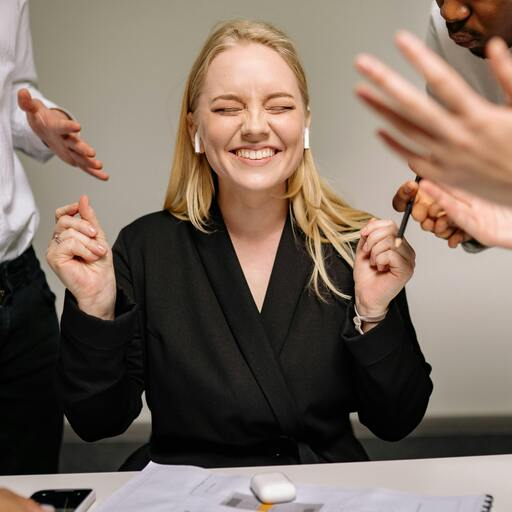
%> input picture woman.jpg, 512 x 512 px
$ octave point_processing_operations.m   (GNU Octave 9; MATLAB toolbox functions it lacks are replaced by stand-ins)
%> lines starting %> are read from the running program, lines starting %| are printed output that depends on the picture; in (x1, y1, x2, y2) boxes, pixels count from 0 and x2, y2 are one past the last pixel; in counts of white or black regions, pixels touching at a corner belong together; the program's own positions count from 1
% MATLAB Program for Point Processing Operations in DIP

clear all;
close all;
clc;

%% Read and Convert Image to Grayscale

OriginalImage = imread('woman.jpg');
%> OriginalImage is the input picture: size 512x512x3 uint8; mean R, G, B 123.2, 107.4, 95.6
grayImage = rgb2gray(OriginalImage);
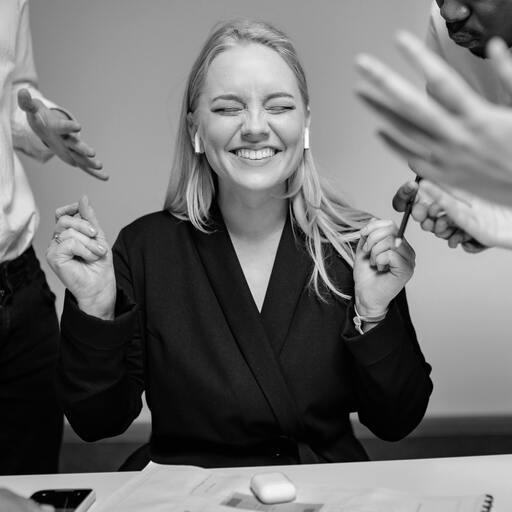
%> grayImage: size 512x512 uint8; min 0, max 254, mean 110.8

figure
subplot(1,2,1); imshow(OriginalImage); title('Original');
subplot(1,2,2); imshow(grayImage); title('Gray Image');
%% 1. Thresholding to Binary
BinaryImage = imbinarize(grayImage);
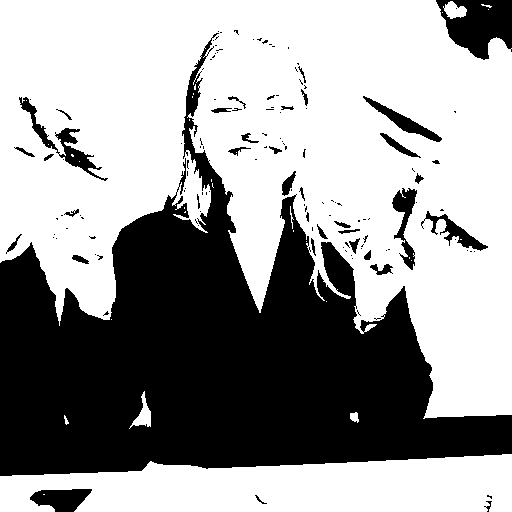
%> BinaryImage: size 512x512 logical; 61.4% white; 137 black regions (100 under 20 px), largest, box (x1, y1, x2, y2) and area: (0, 33, 512, 476) 91784, (436, 0, 512, 60) 2902, (19, 97, 108, 181) 1180

figure
subplot(1,2,1); imshow(grayImage); title('Gray Image');
subplot(1,2,2); imshow(BinaryImage); title('Binary Image (Thresholded)');

%% 2. Intensity Addition (+50)
doubleImage = double(grayImage);
addedImage = doubleImage + 50;

figure
subplot(1,2,1); imshow(grayImage); title('Original Gray Image');
subplot(1,2,2); imshow(uint8(addedImage)); title('Intensity Increased (+50)');
%> after `imshow(uint8(addedImage))`:
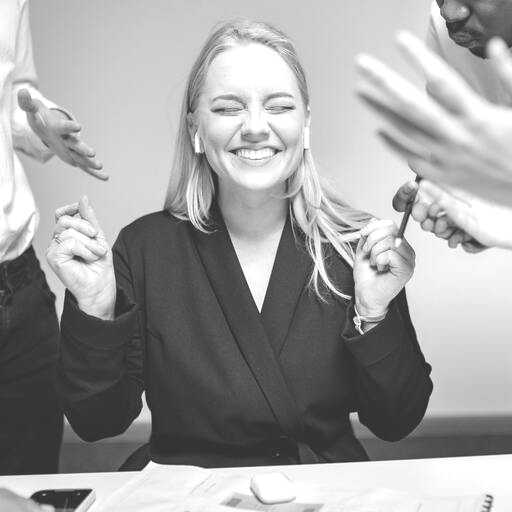
%> displayed picture: size 512x512, on the screen's scale of 0 to 255; min 50, max 255, mean 160.4

%% 3. Intensity Subtraction (-50)
subtractedImage = doubleImage - 50;

figure
subplot(1,2,1); imshow(grayImage); title('Original Gray Image');
subplot(1,2,2); imshow(uint8(subtractedImage)); title('Intensity Decreased (-50)');
%> after `imshow(uint8(subtractedImage))`:
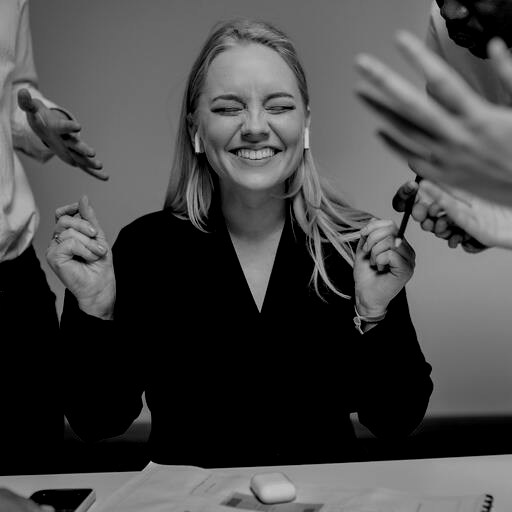
%> displayed picture: size 512x512, on the screen's scale of 0 to 255; min 0, max 204, mean 71.7

%% 4. Intensity Multiplication (×0.3)
multipliedImage = immultiply(grayImage, 0.3);
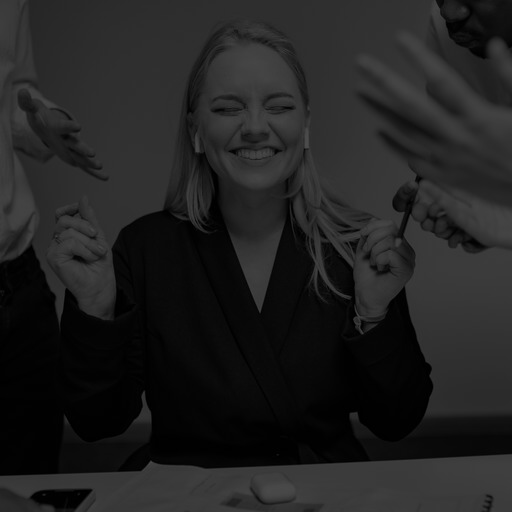
%> multipliedImage: size 512x512 uint8; min 0, max 76, mean 33.3

figure
subplot(1,2,1); imshow(grayImage); title('Original Gray Image');
subplot(1,2,2); imshow(multipliedImage); title('Multiplied (×0.3)');

%% 5. Intensity Division (÷0.3)

dividedImage = imdivide(grayImage, 0.3);
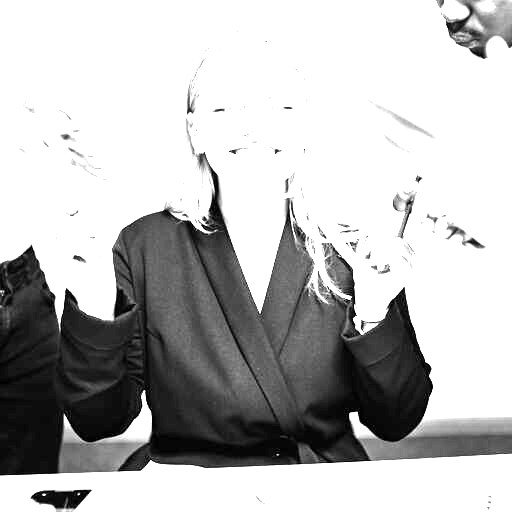
%> dividedImage: size 512x512 uint8; min 0, max 255, mean 187.2

figure
subplot(1,2,1); imshow(grayImage); title('Original Gray Image');
subplot(1,2,2); imshow(dividedImage); title('Divided (÷0.3)');

$ run again, with biker.jpg copied over woman.jpg
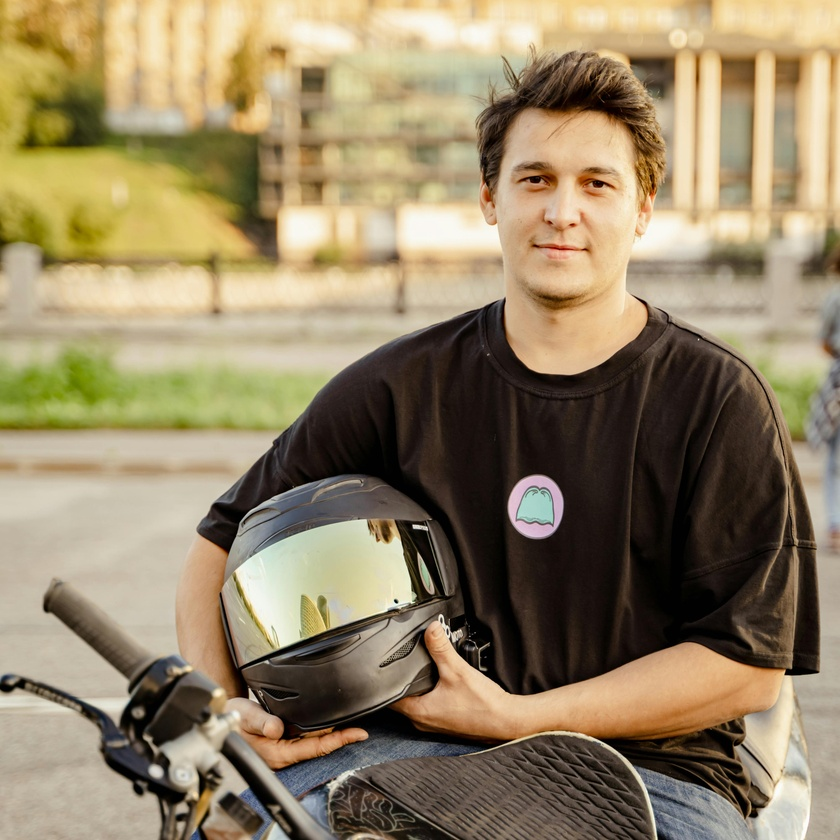
%> input picture biker.jpg, 840 x 840 px, shrunk from 3682 x 3682 before the run
%> OriginalImage is the input picture: size 840x840x3 uint8; mean R, G, B 147.8, 132.1, 102.1
%> `BinaryImage = imbinarize(grayImage);`:
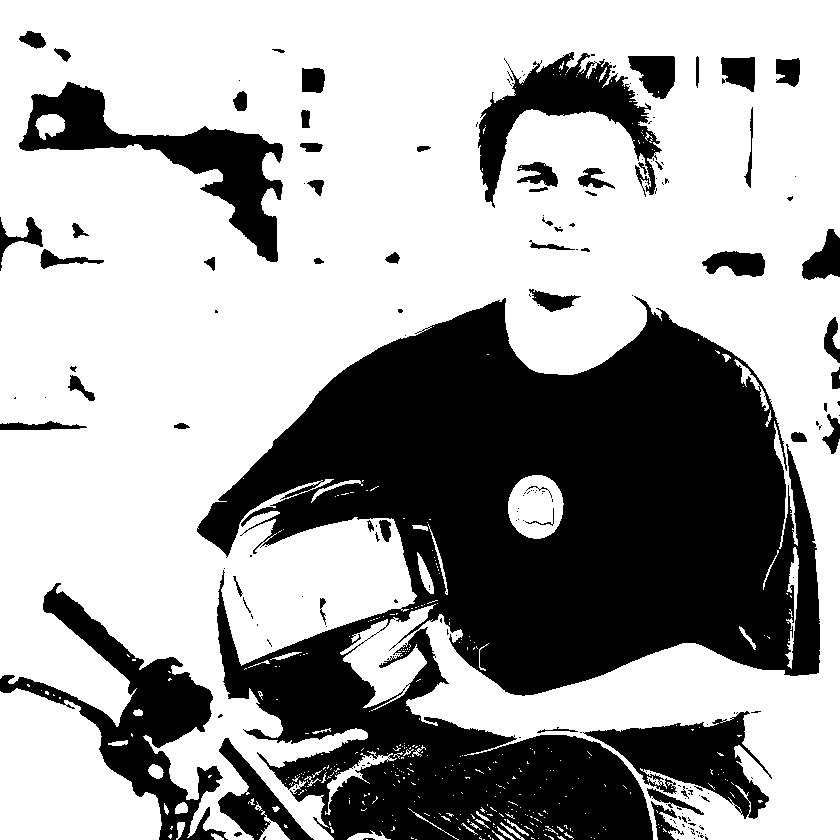
%> BinaryImage: size 840x840 logical; 64.2% white; 194 black regions (133 under 20 px), largest, box (x1, y1, x2, y2) and area: (197, 296, 820, 840) 190236, (0, 583, 228, 840) 14780, (19, 82, 283, 262) 12192
%> `dividedImage = imdivide(grayImage, 0.3);`:
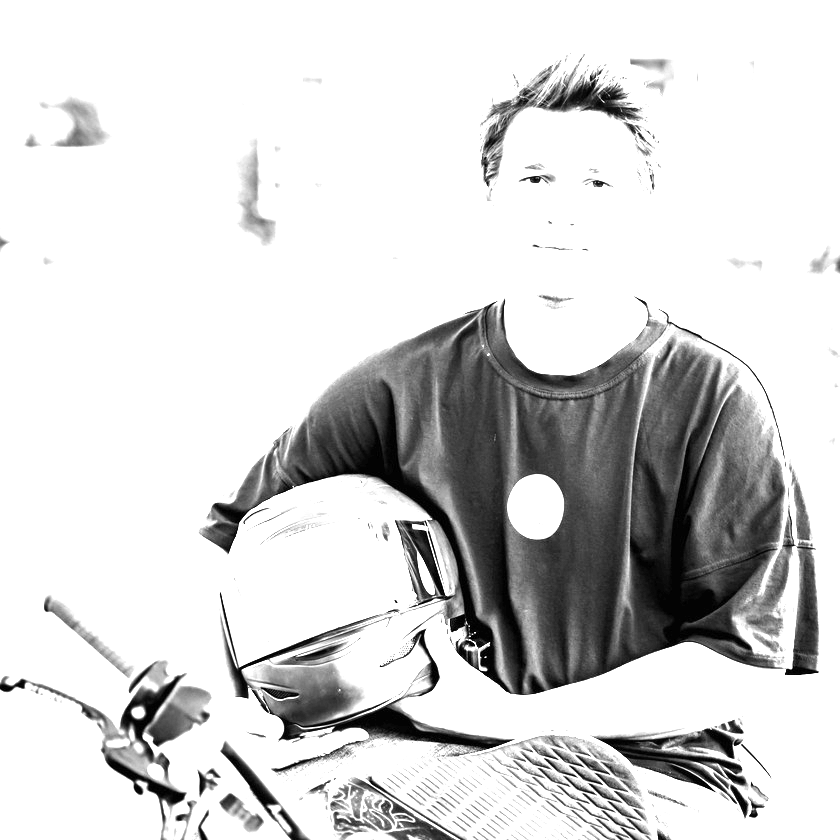
%> dividedImage: size 840x840 uint8; min 0, max 255, mean 212.6

$ run again, with flower.jpg copied over woman.jpg
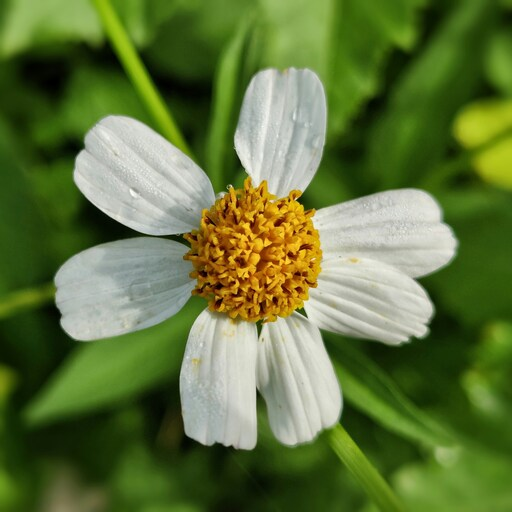
%> input picture flower.jpg, 512 x 512 px
%> OriginalImage is the input picture: size 512x512x3 uint8; mean R, G, B 96.9, 116.5, 60
%> `BinaryImage = imbinarize(grayImage);`:
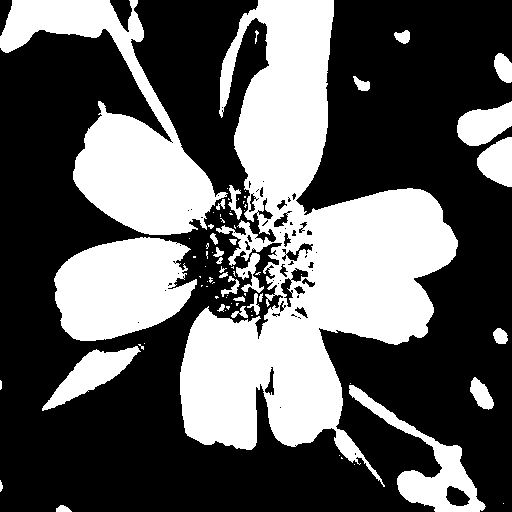
%> BinaryImage: size 512x512 logical; 37.3% white; 79 white regions (49 under 20 px), largest, box (x1, y1, x2, y2) and area: (180, 0, 458, 487) 56581, (0, 0, 228, 235) 17984, (54, 237, 197, 341) 10946
%> `dividedImage = imdivide(grayImage, 0.3);`:
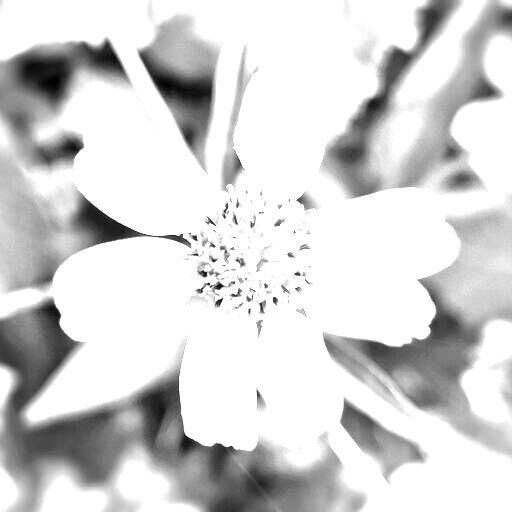
%> dividedImage: size 512x512 uint8; min 0, max 255, mean 212.6

$ run again, with lemon.jpg copied over woman.jpg
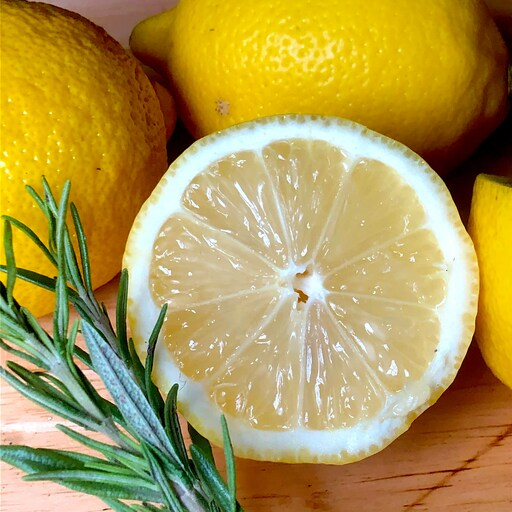
%> input picture lemon.jpg, 512 x 512 px
%> OriginalImage is the input picture: size 512x512x3 uint8; mean R, G, B 174.6, 152.7, 80.8
%> `BinaryImage = imbinarize(grayImage);`:
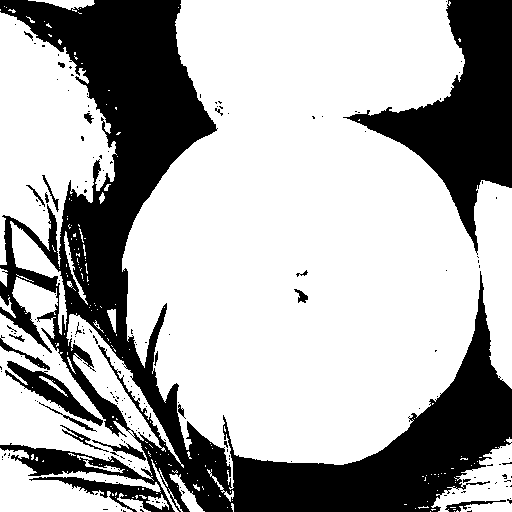
%> BinaryImage: size 512x512 logical; 67.7% white; 186 black regions (164 under 20 px), largest, box (x1, y1, x2, y2) and area: (0, 0, 512, 512) 65115, (343, 0, 512, 255) 15752, (5, 361, 103, 426) 1575
%> `dividedImage = imdivide(grayImage, 0.3);`:
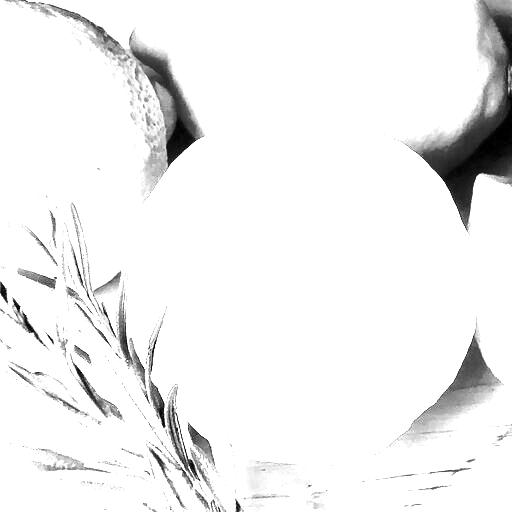
%> dividedImage: size 512x512 uint8; min 0, max 255, mean 240.6
